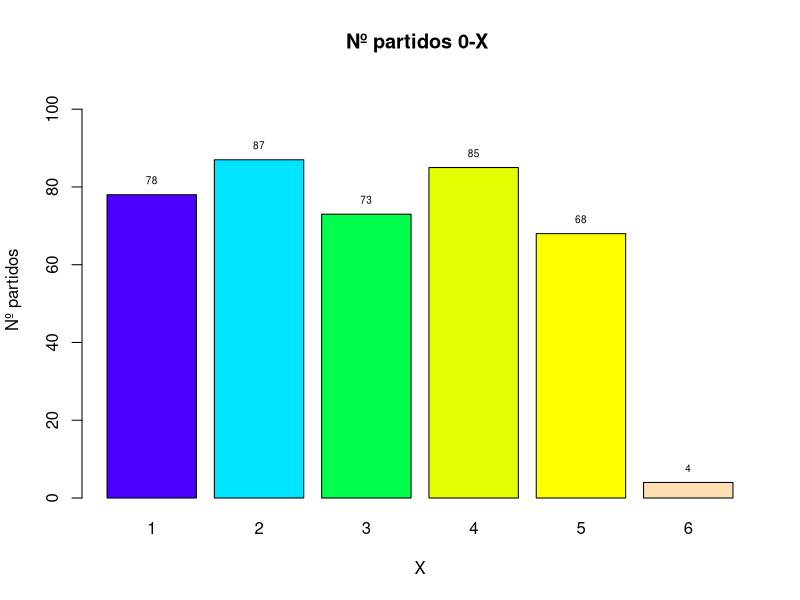
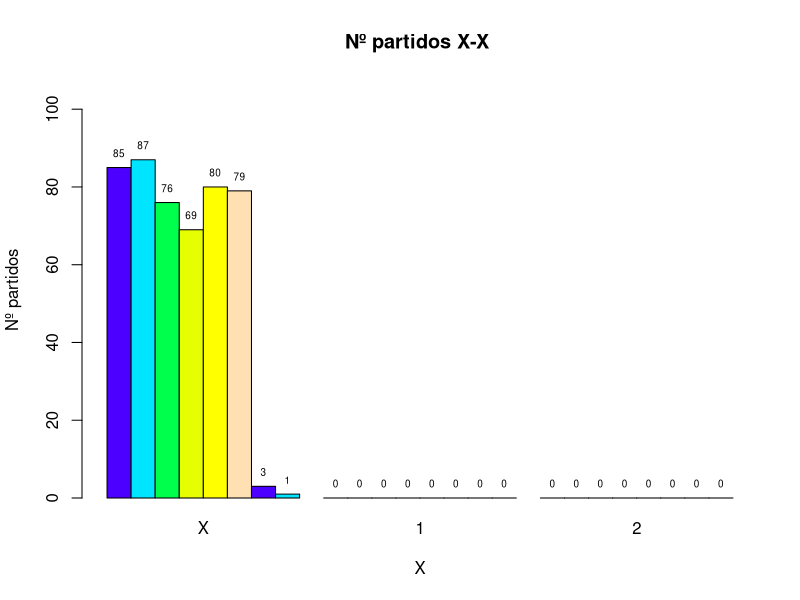

Here is the R script that generated these plots, in order:
# Ejercicio 10. Múltiple valores
# =============================

futbol = read.csv("futbolNEW.csv",header=TRUE)

# Añado los partidos
futbol = rbind(futbol,data.frame(Casa=c(10,11,10),Visitante=c(0,8,9)))
tail(futbol)

# Añado la columna QUNIELA
cat("\014")
futbol$Quiniela = ((futbol$Casa-futbol$Visitante)>0)*1+((futbol$Casa-futbol$Visitante)<0)*2
futbol$Quiniela = as.factor(futbol$Quiniela)
levels(futbol$Quiniela)=c("X","1","2")
head(futbol,10)
str(futbol)

# Frecuencias absoluta y relativa
t1=table(futbol)
t2= ftable(futbol,col.vars=c("Quiniela"))
t2

# Encuentra la tabla de frecuencias de los partidos empatados
cat("\014")
empatados = futbol[futbol$Quiniela=="X",]
t3=ftable(empatados$Casa)
t3
sum(t3)
# o bien
t4 = apply(table(empatados),MARGIN=c(1,3),FUN=sum)
t4
cumsum(t4)

# Gráfica de los partidos cuyo resultado es  0 - X, según los goles de los visitantes
partidos0X = table(futbol[futbol$Casa==0 & futbol$Visitante>0,2])
colores=topo.colors(length(partidos0X))
old.par=par()
par=(mar=c(0,0,0,0))
migrafica = barplot(partidos0X,main="Nº partidos 0-X ",beside=TRUE,xlab="X",ylab="Nº partidos",
                    horiz=FALSE,col=colores, ylim=c(0,max(partidos0X)+20),
                    legend.text =names(partidos0X),
                    args.legend = list(x=20,y=40,cex=0.5,horiz=TRUE,text.col="darkgreen"))
text(migrafica, partidos0X + 0.1 , partidos0X, cex=0.6,pos=3) 
par = old.par

# Gráfica de los partidos cuyo resultado es  0 - X, según los goles de los visitantes
partidosXX = t4
colores=topo.colors(length(partidos0X))
old.par=par()
par=(mar=c(0,0,0,0))
migrafica = barplot(partidosXX,main="Nº partidos X-X ",beside=TRUE,xlab="X",ylab="Nº partidos",
                    horiz=FALSE,col=colores, ylim=c(0,max(partidos0X)+20),
                    legend.text =names(t4),
                    args.legend = list(x=20,y=40,cex=0.5,horiz=TRUE,text.col="darkgreen"))
text(migrafica, partidosXX + 0.1 , partidosXX, cex=0.6,pos=3) 
par = old.par
